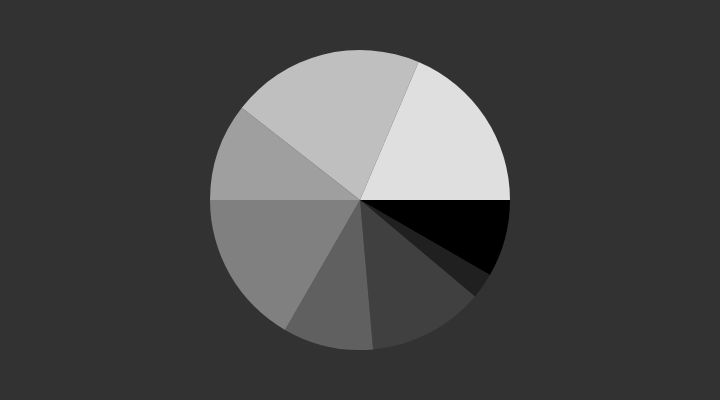
Frame 1 (no input)
Frame 2 (the mouse pressed at the canvas centre, redrawn once): identical to frame 1, image omitted

The p5.js sketch that drew this single still picture (run headless with seeded random() and noise() and a simulated clock; the mouse was pressed at the canvas centre and the sketch redrawn once):

// p5.js sketch
// ── sketch.js
let angles = [30, 10, 45, 35, 60, 38, 75, 67];

let canvasx = 720;
let canvasy = 400;
let backgroundcolorofcanvas = 50;
let pieChartFirstValue = 300;


function setup() {
  createCanvas(canvasx, canvasy);
  noStroke();
  noLoop(); // Run once and stop
}

function draw() {
  background(backgroundcolorofcanvas);
  pieChart(pieChartFirstValue, angles);
}

function pieChart(diameter, data) {
  let lastAngle = 0;
  for (let i = 0; i < data.length; i++) {
    let gray = map(i, 0, data.length, 0, 255);
    fill(gray);
    arc(
      width / 2,
      height / 2,
      diameter,
      diameter,
      lastAngle,
      lastAngle + radians(angles[i])
    );
    lastAngle += radians(angles[i]);
  }
}
